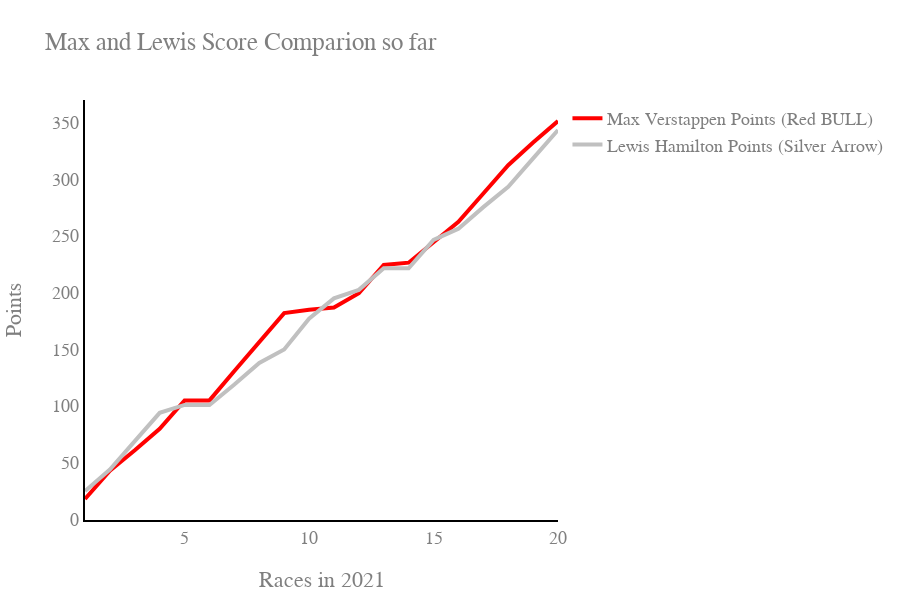

This figure's notebook cell:
### Markdown cell above
# 3. Max and Lewis Score Comparion so far

### Code cell
# Create traces
fig = go.Figure()
fig.add_trace(go.Scatter(y=max['points'], x=max.index,
                     line=dict(color='Red', width=4),
                    name='Max Verstappen Points (Red BULL)'))
fig.add_trace(go.Scatter(y=lewis['points'], x=lewis.index,
                     line=dict(color='Silver', width=4),
                    name='Lewis Hamilton Points (Silver Arrow)'))
fig.update_yaxes(
        title_text = "Points",
        title_standoff = 25,
        #showgrid=False,
        linecolor="#BCCCDC")
fig.update_xaxes(
        title_text = "Races in 2021",
        title_standoff = 25,
        #showgrid=False,
        linecolor="#BCCCDC")

fig.update_layout(plot_bgcolor='rgba(1,1,1,1)')
fig.update_layout(plot_bgcolor = "white")

# Set templates
fig.update_layout(template="plotly_white",title="Max and Lewis Score Comparion so far",
    autosize=False,
    width=900,
    height=600,
    font=dict(
        family="Consolas, monospace",
        size=18,
        color="#7f7f7f",
    ))
fig.update_xaxes(showline=True, linewidth=2, linecolor='black', gridcolor='white')
fig.update_yaxes(showline=True, linewidth=2, linecolor='black', gridcolor='white')
fig.show()

### Figure 1 — Plotly figure (JSON) as saved in the notebook; plotly's stock layout.template omitted (floating-point values rounded to 4 significant figures)
{"data": [{"line": {"color": "Red", "width": 4}, "name": "Max Verstappen Points (Red BULL)", "type": "scatter", "x": [1, 2, 3, 4, 5, 6, 7, 8, 9, 10, 11, 12, 13, 14, 15, 16, 17, 18, 19, 20], "y": [18, 43, 61, 80, 105, 105, 131, 156, 182, 185, 187, 199.5, 224.5, 226.5, 244.5, 262.5, 287.5, 312.5, 332.5, 351.5]}, {"line": {"color": "Silver", "width": 4}, "name": "Lewis Hamilton Points (Silver Arrow)", "type": "scatter", "x": [1, 2, 3, 4, 5, 6, 7, 8, 9, 10, 11, 12, 13, 14, 15, 16, 17, 18, 19, 20], "y": [25, 44, 69, 94, 101, 101, 119, 138, 150, 177, 195, 202.5, 221.5, 221.5, 246.5, 256.5, 275.5, 293.5, 318.5, 343.5]}], "layout": {"autosize": false, "font": {"color": "#7f7f7f", "family": "Consolas, monospace", "size": 18}, "height": 600, "plot_bgcolor": "white", "title": {"text": "Max and Lewis Score Comparion so far"}, "width": 900, "xaxis": {"gridcolor": "white", "linecolor": "black", "linewidth": 2, "showline": true, "title": {"standoff": 25, "text": "Races in 2021"}}, "yaxis": {"gridcolor": "white", "linecolor": "black", "linewidth": 2, "showline": true, "title": {"standoff": 25, "text": "Points"}}}}
